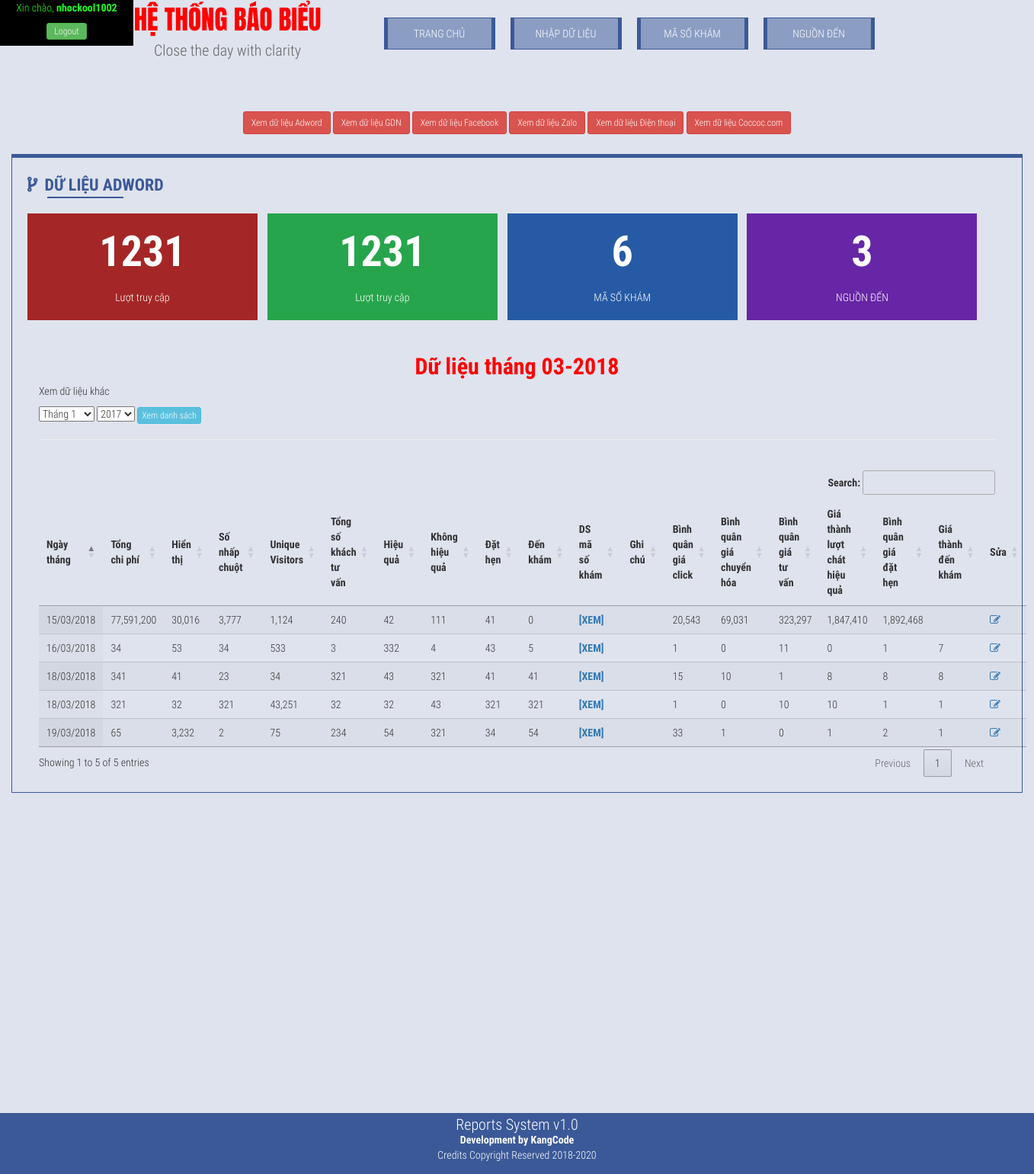
The page / (signed in) on the database as committed earlier.
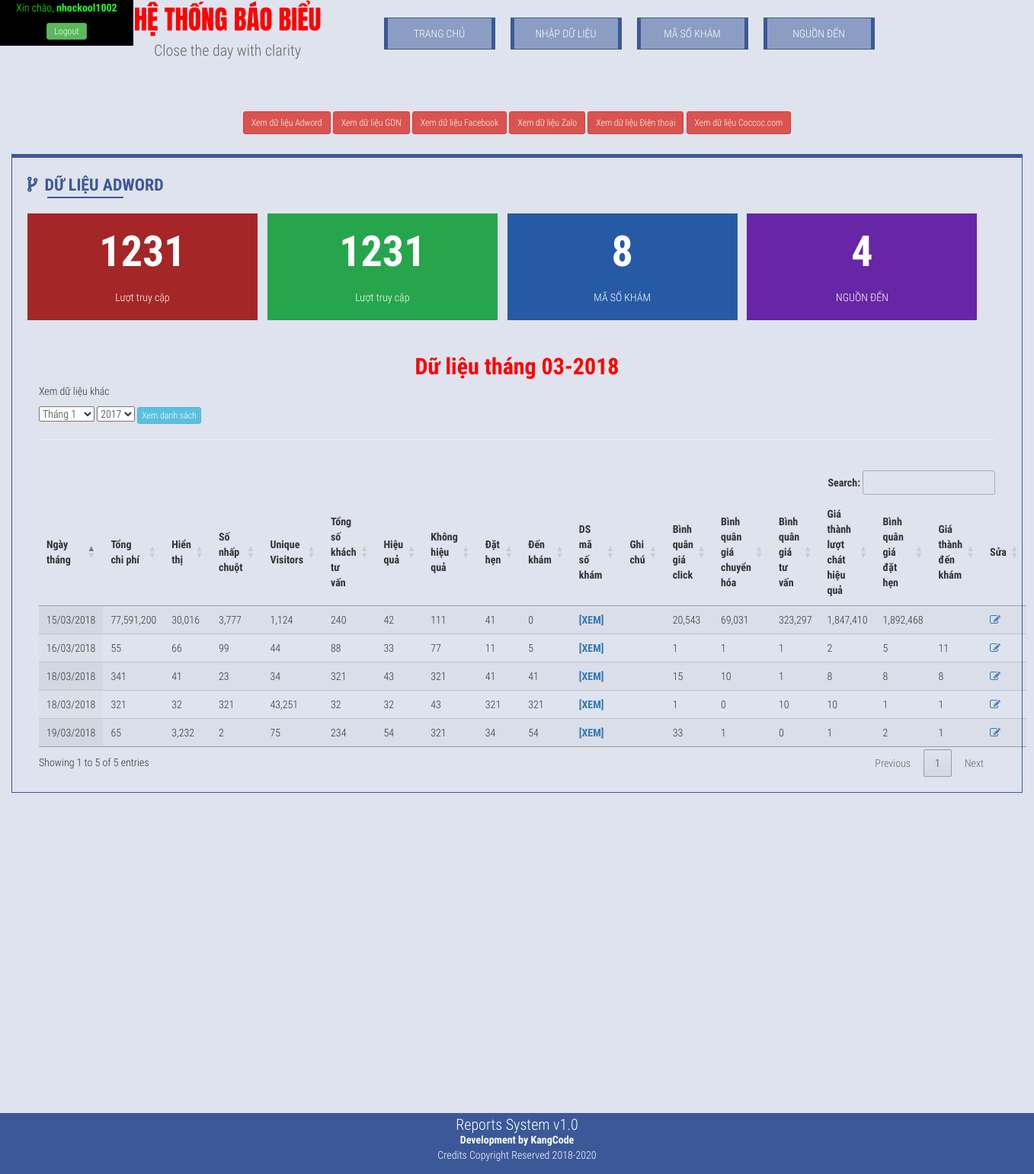
The same page on the database as committed later.
### tables this page shows
CREATE TABLE `bangnhap` (
  `id` int(10) NOT NULL,
  `ngaythang` timestamp NOT NULL DEFAULT CURRENT_TIMESTAMP ON UPDATE CURRENT_TIMESTAMP,
  `hienthi` int(11) NOT NULL,
  `tongchiphi` float NOT NULL,
  `sonhapchuot` int(10) NOT NULL,
  `uniquevisitor` int(10) NOT NULL,
  `tongsokhachtuvan` int(10) NOT NULL,
  `hieuqua` int(10) NOT NULL,
  `khonghieuqua` int(10) NOT NULL,
  `dathen` int(10) NOT NULL,
  `denkham` int(11) NOT NULL,
  `ghichu` text
);

### templates/homeadw.php (the view, shortened to what this page needs)
    <div class="row">
    <div class="h1title">Dữ liệu Adword</div>
    </div>
    <br>
    <?php require_once('templates/stat.php'); ?>
    <div class="row">
      <br><br>
    </div>
     <?php $getthang = date('m-Y');
        echo "<p class='namemonth'>Dữ liệu tháng ".$getthang."</p>"; ?>
        <form method="post" action="index.php?page=olddata">
        <p>Xem dữ liệu khác</p>
        <select class="chonthang" name="chonthang">
            <option value='01'>Tháng 1</option>
        </select>
        <select class="chonnam" name="chonnam">
            <option value="2017">2017</option>
        </select>
        <button type="submit" class="btn btn-info btn-xs" name="submit">Xem danh sách</button>
        </form>
        <hr>
      <br>
       <table id="kooltable" class="display" cellspacing="0" width="100%" id="dttb">
         <thead>
        <tr>
            <th>Ngày tháng</th>
              <th>Tổng chi phí</th>
              <th>Hiển thị</th>
              <th>Số nhấp chuột</th>
              <th>Unique Visitors</th>
              <th>Tổng số khách tư vấn</th>
              <th>Hiệu quả</th>
              <th>Không hiệu quả</th>
              <th>Đặt hẹn</th>
              <th>Đến khám</th>
              <th>DS mã số khám</th>
              <th>Ghi chú</th>
              <th>Bình quân giá click</th>
              <th>Bình quân giá chuyển hóa</th>
              <th>Bình quân giá tư vấn</th>
              <th>Giá thành lượt chát hiệu quả</th>
              <th>Bình quân giá đặt hẹn</th>
              <th>Giá thành đến khám</th>
              <th>Sửa</th>
        </tr>
        </thead>
           <tbody>
           <?php
               $dt = date('Y-m');
        $sql = "SELECT * FROM bangnhap WHERE ngaythang LIKE '%$dt%' ORDER BY id DESC";
        if ($result = $conn->query($sql)) {
            while ($row = $result->fetch_assoc()) {
                $date=date_create($row['ngaythang']);
                $jw = date_format($date,"d/m/Y");
                $ft = date_format($date,"Y-m-d");
                ?>
        <tr>
                <td><?php echo $jw; ?></td>
              <td><?php echo number_format($row['tongchiphi']); ?></td>
              <td><?php echo number_format($row['hienthi']); ?></td>
              <td><?php echo number_format($row['sonhapchuot']); ?></td>
              <td><?php echo number_format($row['uniquevisitor']); ?></td>
              <td><?php echo number_format($row['tongsokhachtuvan']); ?></td>
              <td><?php echo number_format($row['hieuqua']); ?></td>
              <td><?php echo number_format($row['khonghieuqua']); ?></td>
              <td><?php echo number_format($row['dathen']); ?></td>
              <td><?php echo number_format($row['denkham']); ?></td>
               <td><a href="index.php?page=msklist&child=filter&day=<?php echo $ft; ?>"><b>[XEM]</b></a></td>
               <td><?php echo $row['ghichu']; ?></td>
               <td><?php echo number_format(round($row['tongchiphi']/$row['sonhapchuot'])); ?></td>
               <td><?php echo number_format(round($row['tongchiphi']/$row['uniquevisitor'])); ?></td>
               <td><?php echo number_format(round($row['tongchiphi']/$row['tongsokhachtuvan'])); ?></td>
               <td><?php echo number_format(round($row['tongchiphi']/$row['hieuqua'])); ?></td>
               <td><?php echo number_format(round($row['tongchiphi']/$row['dathen'])); ?></td>
               <td><?php if($row['denkham'] == 0){ } else echo number_format(round($row['tongchiphi']/$row['denkham'])); ?></td>
               <td><a href="index.php?page=editform&idbangnhap=<?php echo $row['id']; ?>"><i class="fa fa-pencil-square-o"></i></a></td>
                </tr>
                       <?php } ?>
        <?php }
        $result->free(); $conn->close(); ?>
        </tbody>
</table>
    </div>

### templates/stat.php
<?php
$demmsk = "SELECT * FROM masokham";
$rs = $conn->query($demmsk);
$slmsk = $rs->num_rows;
$demnd = "SELECT * FROM nguonden";
$nd = $conn->query($demnd);
$slnd = $nd->num_rows;
?>
       <div class="row thongso">
        <div class="col-sm-3 othunhat">
            <p>1231</p>
            <p>Lượt truy cập</p>
        </div>
        <div class="col-sm-3 othuhai">
            <p>1231</p>
            <p>Lượt truy cập</p>
        </div>
        <div class="col-sm-3  othuba">
            <p><?php echo $slmsk; ?></p>
            <p>MÃ SỐ KHÁM</p>
        </div>
        <div class="col-sm-3  othutu">
            <p><?php echo $slnd; ?></p>
            <p>NGUỒN ĐẾN</p>
        </div>
</div>

Rows that differ between the two databases and show on the page:
changed bangnhap (number 3 of 5 on the later page): tongchiphi "34" → "55"; hienthi "53" → "66"; sonhapchuot "34" → "99"; uniquevisitor "533" → "44"; tongsokhachtuvan "3" → "88"; hieuqua "332" → "33"; khonghieuqua "4" → "77"; dathen "43" → "11"; $row['tongchiphi']/$row['uniquevisitor'] "0" → "1"; $row['tongchiphi']/$row['tongsokhachtuvan'] "11" → "1"; $row['tongchiphi']/$row['hieuqua'] "0" → "2"; $row['tongchiphi']/$row['dathen'] "1" → "5"; $row['tongchiphi']/$row['denkham'] "7" → "11"
Other text that changed with them:
$slmsk: "6" → "8"
$slnd: "3" → "4"
